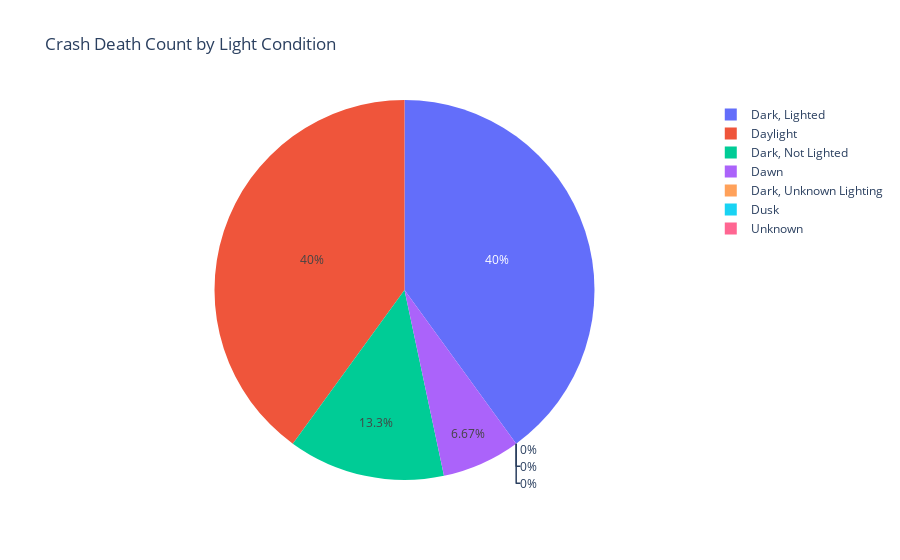

Here is the notebook cell this chart was saved with:
### Markdown cell above
### By Categorical Variable Light Condition

### Code cell
# Data
df_pre0 = df[['Crash Death Count','Light Condition']].groupby(by='Light Condition').sum()
df_pre0.sort_values('Crash Death Count', inplace=True)
df_pre0.reset_index(inplace=True)
df_pre0


fig = px.pie(df_pre0, values='Crash Death Count', names='Light Condition', title='Crash Death Count by Light Condition')
fig.show()

### Figure 1 — Plotly figure (JSON) as saved in the notebook; plotly's stock layout.template omitted (floating-point values rounded to 4 significant figures)
{"data": [{"domain": {"x": [0, 1], "y": [0, 1]}, "hovertemplate": "Light Condition=%{label}<br>Crash Death Count=%{value}<extra></extra>", "labels": ["Dark, Unknown Lighting", "Dusk", "Unknown", "Dawn", "Dark, Not Lighted", "Dark, Lighted", "Daylight"], "legendgroup": "", "name": "", "showlegend": true, "type": "pie", "values": [0, 0, 0, 1, 2, 6, 6]}], "layout": {"legend": {"tracegroupgap": 0}, "title": {"text": "Crash Death Count by Light Condition"}}}
